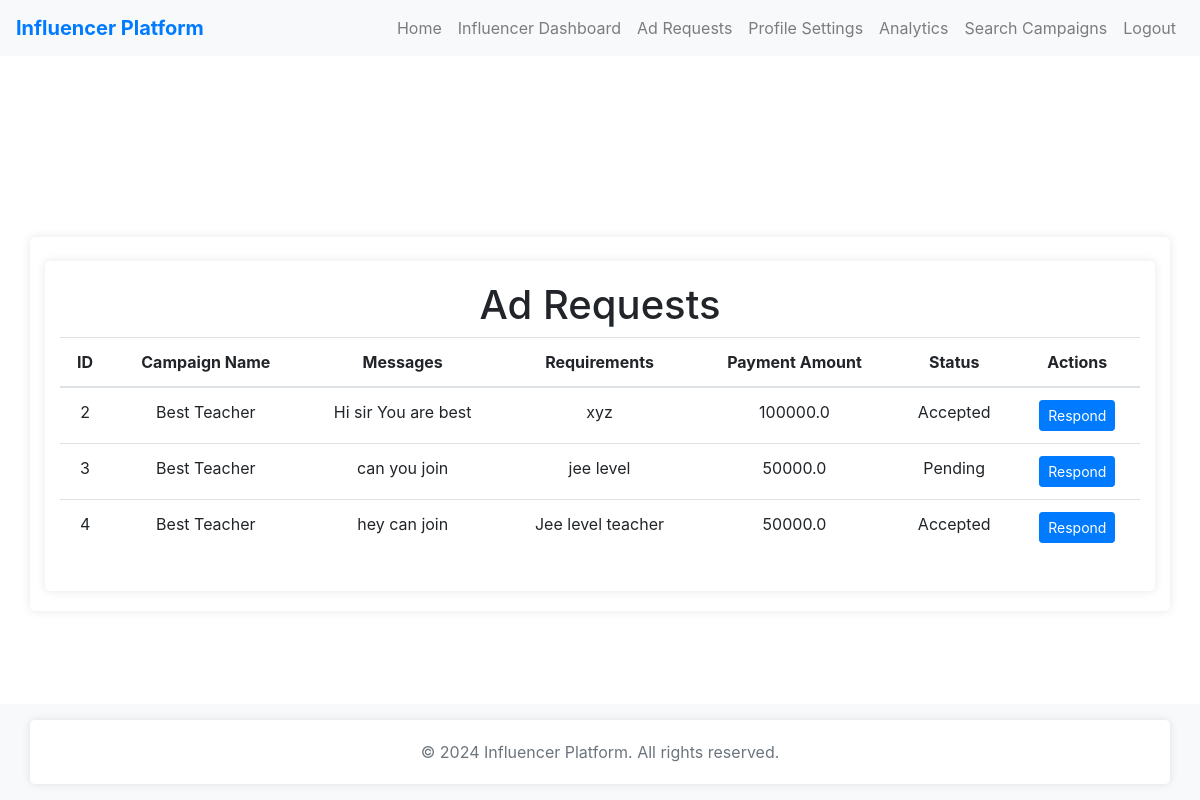
Page /influencer/ad_requests (signed in) on the committed database.
### app.py (models this page shows, shortened)
class AdRequest(db.Model):
    id = db.Column(db.Integer, primary_key=True)
    campaign_id = db.Column(db.Integer, ForeignKey('campaign.id'))
    influencer_id = db.Column(db.Integer, ForeignKey('user.id'))
    messages = db.Column(db.Text)
    requirements = db.Column(db.Text)
    payment_amount = db.Column(db.Float)
    status = db.Column(db.String(50))  # Pending, Accepted, Rejected
    campaign = relationship('Campaign', backref=db.backref('ad_requests', lazy=True))
    influencer = relationship('User', foreign_keys=[influencer_id])

class Campaign(db.Model):
    id = db.Column(db.Integer, primary_key=True)
    name = db.Column(db.String(100), nullable=False)
    description = db.Column(db.Text, nullable=False)
    start_date = db.Column(db.Date)
    end_date = db.Column(db.Date)
    budget = db.Column(db.Float)
    visibility = db.Column(db.Boolean)  # Public or Private
    sponsor_id = db.Column(db.Integer, ForeignKey('user.id'))
    sponsor = relationship('User', foreign_keys=[sponsor_id])
    niche = db.Column(db.String(100))  # New field for categorization

### app.py (the view)
@app.route('/influencer/ad_requests')
def influencer_ad_requests():
    if 'username' in session and session['role'] == 'Influencer':
        influencer_id = session['user_id']
        ad_requests = AdRequest.query.filter_by(influencer_id=influencer_id).all()
        return render_template('influencer_ad_requests.html', ad_requests=ad_requests)
    else:
        flash('Unauthorized access. Please log in as Influencer.', 'danger')
        return redirect(url_for('login'))

### templates/influencer_ad_requests.html (shortened to what this page needs)
{% extends 'base.html' %}
{% block content %}
<div class="container">
    <h1>Ad Requests</h1>
    <table class="table">
        <thead>
            <tr>
                <th>ID</th>
                <th>Campaign Name</th>
                <th>Messages</th>
                <th>Requirements</th>
                <th>Payment Amount</th>
                <th>Status</th>
                <th>Actions</th>
            </tr>
        </thead>
        <tbody>
            {% for ad_request in ad_requests %}
            <tr>
                <td>{{ ad_request.id }}</td>
                <td>{{ ad_request.campaign.name }}</td>
                <td>{{ ad_request.messages }}</td>
                <td>{{ ad_request.requirements }}</td>
                <td>{{ ad_request.payment_amount }}</td>
                <td>{{ ad_request.status }}</td>
                <td>
                    <a href="{{ url_for('respond_ad_request', id=ad_request.id) }}" class="btn btn-primary btn-sm">Respond</a>
                </td>
            </tr>
            {% endfor %}
        </tbody>
    </table>
</div>
{% endblock %}

### templates/base.html (shortened to what this page needs)
<!DOCTYPE html>
<html lang="en">
<head>
    <link rel="stylesheet" href="{{ url_for('static', filename='style.css') }}">
    <link href="https://stackpath.bootstrapcdn.com/bootstrap/4.5.2/css/bootstrap.min.css" rel="stylesheet">
</head>
<body>
    <nav class="navbar navbar-expand-lg navbar-light bg-light fixed-top">
        <a class="navbar-brand" href="{{ url_for('index') }}">Influencer Platform</a>
        <div class="collapse navbar-collapse" id="navbarNav">
            <ul class="navbar-nav ml-auto">
                <li class="nav-item">
                    <a class="nav-link" href="{{ url_for('index') }}">Home</a>
                </li>
                {% if session.get('role') == 'Admin' %}
                <li class="nav-item">
                    <a class="nav-link" href="{{ url_for('admin_dashboard') }}">Admin Dashboard</a>
                </li>
                <li class="nav-item">
                    <a class="nav-link" href="{{ url_for('manage_users') }}">Manage Users</a>
                </li>
                <li class="nav-item">
                    <a class="nav-link" href="{{ url_for('manage_campaigns') }}">Manage Campaigns</a>
                </li>
                <li class="nav-item">
                    <a class="nav-link" href="{{ url_for('manage_ad_requests') }}">Manage Ad Requests</a>
                </li>
                <li class="nav-item">
                    <a class="nav-link" href="{{ url_for('admin_analytics') }}">Analytics</a>
                </li>
                <li class="nav-item">
                    <a class="nav-link" href="{{ url_for('manage_flagged_users') }}">Flagged Users</a>
                </li>
                <li class="nav-item">
                    <a class="nav-link" href="{{ url_for('admin_settings') }}">Settings</a>
                </li>
                {% elif session.get('role') == 'Influencer' %}
                <li class="nav-item">
                    <a class="nav-link" href="{{ url_for('influencer_dashboard') }}">Influencer Dashboard</a>
                </li>
                <li class="nav-item">
                    <a class="nav-link" href="{{ url_for('influencer_ad_requests') }}">Ad Requests</a>
                </li>
                <li class="nav-item">
                    <a class="nav-link" href="{{ url_for('profile_settings') }}">Profile Settings</a>
                </li>
                <li class="nav-item">
                    <a class="nav-link" href="{{ url_for('influencer_analytics') }}">Analytics</a>
                </li>
                <li class="nav-item">
                    <a class="nav-link" href="{{ url_for('search_campaigns') }}">Search Campaigns</a>
                </li>
                {% endif %}
                {% if session.get('username') %}
                <li class="nav-item">
                    <a class="nav-link" href="{{ url_for('logout') }}">Logout</a>
                </li>
                {% endif %}
            </ul>
        </div>
    </nav>
    <div class="container mt-5 pt-4">
        {% block content %}{% endblock %}
    </div>
    <footer class="footer mt-auto py-3 bg-light">
        <div class="container text-center">
            <span class="text-muted">&copy; 2024 Influencer Platform. All rights reserved.</span>
        </div>
    </footer>
</body>
</html>

### static/style.css (style rules this page uses)
body { font-family: Arial, sans-serif; background-color: #f7f7f7; margin: 0; padding: 0; display: flex; justify-content: center; align-items: center; height: 100vh; }
.container { background-color: #fff; padding: 20px; border-radius: 5px; box-shadow: 0 0 10px rgba(0, 0, 0, 0.1); width: 300px; text-align: center; }
a { color: #5cb85c; text-decoration: none; }
body { font-family: 'Helvetica Neue', Helvetica, Arial, sans-serif; }
.navbar-brand { font-weight: bold; color: #007bff !important; }
.footer { position: fixed; bottom: 0; width: 100%; }

### rows in the picture
AdRequest: id "2", campaign.name "Best Teacher", messages "Hi sir You are best", requirements "xyz", payment_amount "100000.0", status "Accepted"
AdRequest: id "3", campaign.name "Best Teacher", messages "can you join", requirements "jee level", payment_amount "50000.0", status "Pending"
AdRequest: id "4", campaign.name "Best Teacher", messages "hey can join", requirements "Jee level teacher", payment_amount "50000.0", status "Accepted"
